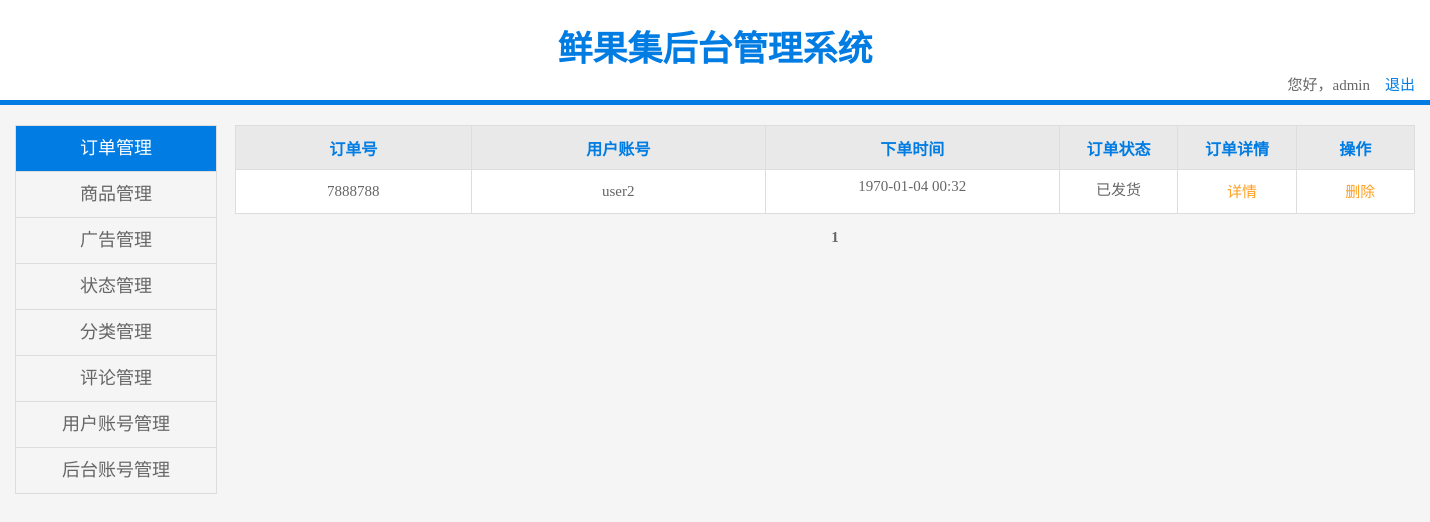
Page /admin/indent_m.php (signed in) on the committed database.
### tables this page shows
CREATE TABLE `indent` (
  `id` int(10) unsigned NOT NULL AUTO_INCREMENT,
  `code` varchar(50) NOT NULL,
  `user_id` int(11) NOT NULL,
  `time` int(11) NOT NULL,
  `status_id` int(11) NOT NULL DEFAULT '8',
  `touch_id` int(11) NOT NULL,
  `num` int(10) unsigned NOT NULL,
  `price` float unsigned NOT NULL,
  `shop_id` int(10) unsigned NOT NULL,
  PRIMARY KEY (`id`)
);

CREATE TABLE `users` (
  `id` int(10) unsigned NOT NULL AUTO_INCREMENT,
  `username` varchar(50) NOT NULL,
  `password` varchar(50) NOT NULL,
  `isadmin` tinyint(4) NOT NULL DEFAULT '0',
  PRIMARY KEY (`id`),
  UNIQUE KEY `username` (`username`)
);

CREATE TABLE `status` (
  `id` int(10) unsigned NOT NULL AUTO_INCREMENT,
  `name` varchar(50) NOT NULL,
  PRIMARY KEY (`id`)
);

### admin/indent_m.php (the view, shortened to what this page needs)
<?php
    include '../public/common/page.php';
    $sql = "select indent.*, users.username uname, status.name sname, touch.name tname from indent, users, status, touch where indent.user_id=users.id and indent.status_id=status.id and indent.touch_id=touch.id group by indent.code";
    $current_page   = empty($_GET['page']) ? 1 : $_GET['page'];
    $page = new Page('',$sql,$current_page,7,"?page=");
    $pagerows = $page->list;
?>
<!DOCTYPE html>
<html lang="en">
<head>
    <link href="css/public.css" type="text/css" rel="stylesheet" />
    <link href="css/order_management.css" type="text/css" rel="stylesheet">
</head>
<body>
    <div class="header">
        <div class="header_size">
            <p class="header_title">鲜果集后台管理系统 </p>
            <span class="header_exit">您好，<?php echo $_SESSION['admin_username']; ?>&nbsp;&nbsp;&nbsp; <a href="./api/logout.php" onclick="return confirm('确认退出系统吗？');">退出</a></span>
        </div>
    </div>
    <div class="content">
        <div class="con_con">
            <ul class="nav">
                <li><a href="indent_m.php" class="active">订单管理</a></li>
                <li><a href="product.php">商品管理</a></li>
                <li><a href="adv.php">广告管理</a></li>
                <li><a href="status.php">状态管理</a></li>
                <li><a href="class.php">分类管理</a></li>
                <li><a href="comment.php">评论管理</a></li>
                <li><a href="business.php">用户账号管理</a></li>
                <li><a href="admin.php">后台账号管理</a></li>
            </ul>
            <div class="right">
                <table class="details" style="margin-top:0;">
                    <tr>
                        <th class="time">订单号</th>
                        <th class="shops">用户账号</th>
                        <th class="shops">下单时间</th>
                        <th class="state">订单状态</th>
                        <th class="state">订单详情</th>
                        <th class="operation">操作</th>
                    </tr>
                    <?php
                         foreach($pagerows as $row){
                    ?>
                    <tr>
                        <td class="time"><?php echo $row['code']; ?></td>
                        <td class="shops"><?php echo $row['uname']; ?></td>
                        <td class="user"><span><?php echo date("Y-m-d H:i", $row['time']); ?></span></td>
                        <td class="state"><span><?php echo $row['sname']; ?></span></td>
                        <td class="state"><a href="./page/indent/touch.php?code=<?php echo $row['code']; ?>">详情</a></td>
                        <td class="operation">
                            <a href="./page/indent/delete.php?code=<?php echo $row['code']; ?>">删除</a>
                        </td>
                    </tr>
                    <?php } ?>
                </table>
                <p class="page"><?php echo $page->getPageList(); ?></p>
            </div>
        </div>
    </div>
</body>
</html>

### admin/css/public.css (style rules this page uses)
* { margin: 0; padding: 0; }
body, html { margin: 0; background-color: #f5f5f5; height: 100%; font-family: 微软雅黑; color: rgb(102, 102, 102); font-size: 15px; }
.header { width: 100%; height: 100px; line-height: 100px; background-color: #fff; margin: 0; color: #007ce3; border-bottom: 5px solid #007ce3; text-align: center; }
.header_size { width: 1400px; margin: 0 auto; display: inline-block; }
.header_size a { line-height: 10px; color: #007ce3; text-decoration: none; }
.header_exit { float: right; height: 20px; line-height: 20px; color: rgb(102, 102, 102); margin-top: -25px; }
.header .header_title { width: 688px; line-height: 100px; color: #007ce3; text-align: center; font-size: 35px; font-weight: bold; margin: 0 auto; }
.content { width: 100%; margin: 0 auto; display: inline-block; text-align: center; margin-top: 20px; margin-bottom: 50px; }
.content .con_con { width: 1400px; height: 500px; margin: 0 auto; }
.content .con_con .nav { float: left; width: 200px; border: 1px solid #deddde; font-family: 微软雅黑; border-bottom: 0; }
.content .con_con .nav li { list-style: none; width: 100%; height: 45px; text-align: center; line-height: 45px; border-bottom: 1px solid #deddde; }
.content .con_con .nav li a { display: inline-block; width: 100%; height: 100%; color: rgb(102, 102, 102); text-decoration: none; font-size: 18px; }
.content .con_con .nav li .active { color: #fff; background-color: #007ce3; }
.content .con_con .right { width: 1180px; float: right; height: 500px; margin-bottom: 50px; }
.content .con_con .right .details { border-collapse: collapse; border: 1px solid #deddde; margin-top: 20px; background-color: #fff; width: 100%; }
.content .con_con .right .details { border-collapse: collapse; border: 1px solid #deddde; margin-top: 10px; font-family: 微软雅黑; }
.content .con_con .right .details th { color: #007ce3; background-color: rgb(233, 233, 233); font-size: 16px; font-family: 微软雅黑; }
.content .con_con .right .details td, th { border: 1px solid #deddde; height: 43px; overflow: hidden; text-align: center; font-family: 微软雅黑; }
.content .con_con .right .details td span { min-height: 23px; max-height: 43px; overflow: hidden; padding: 0 7px; display: inline-block; }
.content .con_con .right .details a { color: rgb(254, 159, 33); text-decoration: none; font-size: 15px; width: 40px; margin-left: 10px; font-family: 微软雅黑; }
.content .con_con .right .page { display: inline-block; width: 100%; margin-top: 5px; }
.page { width:100%; padding: 10px; }

### admin/css/order_management.css (style rules this page uses)
.content .con_con .right .details { border-collapse: collapse; border: 1px solid #deddde; margin-top: 0; background-color: #fff; }
.content .con_con .right .details th { color: #007ce3; }
.content .con_con .right .details td,th { border: 1px solid #deddde; }
.content .con_con .right .details .time { width: 200px; }
.content .con_con .right .details .shops { width: 250px; }
.content .con_con .right .details .user { width: 250px; }
.content .con_con .right .details .state { width: 100px; }
.content .con_con .right .details .operation { width: 100px; }
.content .con_con .right .details a { width: 70px; height: 30px; line-height: 30px; text-decoration: none; }

### rows in the picture
indent: code "7888788", user.username "user2", time "1970-01-04 00:32", status.name "已发货"

### other values in the picture
$_SESSION['admin_username'] "admin"
